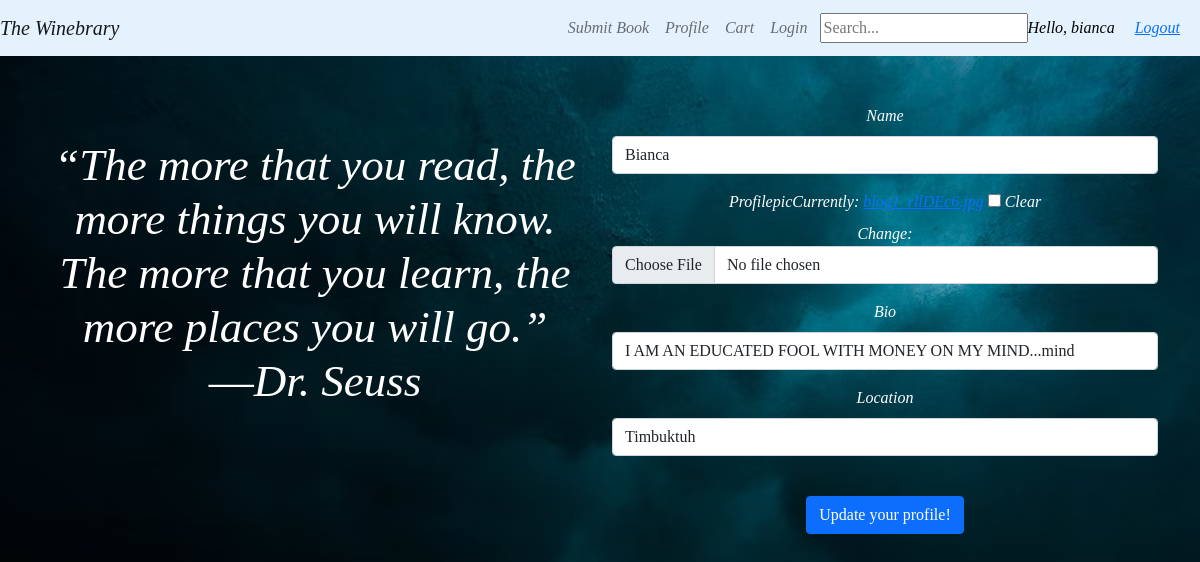
The page /updateprofile/ (signed in) on the database its author committed.
### library/models.py (models this page shows, shortened)
class Profile(models.Model):
  user = models.OneToOneField(User, on_delete = models.CASCADE, null=True, blank=True)
  name =  models.CharField(max_length=200, null=True)
  profilepic = models.ImageField(null=True, blank=True)
  email =  models.EmailField(max_length=300, editable=False)
  bio = models.CharField(max_length=500)
  location = models.CharField(max_length=100, default="")
  token = models.IntegerField(default=1, editable=False)

### library/views.py (the view)
# urls.py: path('updateprofile/',views.updateprofile, name='updateprofile'),
@login_required(login_url='login')
def updateprofile(request):
    current_user = request.user
    profiles = Profile.objects.filter(user_id = current_user.id).all()
    books =Book.objects.filter(user_id = current_user.id).all()
    wishlist, created = Wishlist.objects.get_or_create(user=current_user.profile)
    wishitems = wishlist.wishlistitem_set.all()
    if request.method == 'POST':
        form = ProfileForm(request.POST, request.FILES, instance=request.user.profile)
        if form.is_valid():
            form.save()
            return redirect('profile')
    else:
        form = ProfileForm(instance=request.user.profile)
    return render(request, 'updateprofile.html', {"current_user":current_user,"books":books,"wishitems":wishitems, "profiles":profiles, 'form':form})

### library/forms.py
class ProfileForm(forms.ModelForm):
    class Meta:
        model = Profile
        exclude = ('user',)
        fields= '__all__'

### library/templates/updateprofile.html (shortened to what this page needs)
{%extends 'index.html'%}
{% load bootstrap3 %}
{% load static %}
{% block content %}
{% block navbar %}
    {% include 'navbar.html' %}
{% endblock %}
<div class="container">
  <div class="row">
    <body class="sub" style="background-image:url(/static/images/BCG1.avif)" height="100vh" >
       <div class="col-lg-6 col-md-6 col-sm-6">
          <h4 class="profile-text">“The more that you read, the more things you will know. The more that you learn, the more places you will go.” <br> ―Dr. Seuss</h3>
       </div>
       <div class="col-lg-6 col-md-6 col-sm-6">
          <div class="sub-body">
            <br> <br>
              <form action=" {% url 'updateprofile'%}" method="POST" enctype="multipart/form-data">
                  {% bootstrap_form form %}
                  <div class="form-group text-center">
                      <input type="submit" class="m-4 btn btn-primary login-btn" value="Update your profile!">
                  </div>
              </form>
          </div>
       </div>
      </body>
  </div>
</div>
{% endblock %}

### library/templates/navbar.html (shortened to what this page needs)
{%extends 'index.html'%}
{% load static %}
{% load bootstrap3%}
{% block content%}
<nav class="navbar navbar-expand-lg navbar-light" style="background-color: #e3f2fd;">
  <div class="container-fluid">
    <a class="navbar-brand" href="{% url 'index' %}">The Winebrary</a>
    <div class="collapse navbar-collapse" id="navbarNavAltMarkup">
      <ul class="navbar-nav ms-auto px-1">
        <li class="nav-item">
          <a class="nav-link" href="{% url 'submit' %}">Submit Book</a>
          </li>
        <li class="nav-item">
        <a class="nav-link" href="{% url 'profile' %}"> Profile </a>
        </li>
        <li class="nav-item">
          <a class="nav-link" href="{% url 'swap' %}">Cart </a>
          </li>
        <li class="nav-item">
          <a class="nav-link" href="{% url 'login' %}">Login</a>
          </li>
      </ul>
      <form action="{% url 'search' %}" method="GET">
        <input name="q" type="text" placeholder="Search...">
      </form>
      <span class="hi"> Hello, {{request.user}} </span>
      <span class="hi"> <a href="{% url 'logout' %}"> Logout </a> </span>
    </div>
  </div>
</nav>
{% endblock %}

### static/css/index.css (style rules this page uses)
* { font-family: 'Ubuntu'; }
.container-fluid { margin: 0px; padding:0px ; }
.sub { color: white; text-align: center; font-style: italic; }
.profile-text { font-size: 45px; margin-top: 15%; }

### library/templates/navbar.html (style rules this page uses)
.hi { margin-right: 20px; color: black; text-decoration: none; }

### rows shown on the page
Profile: name "Bianca", bio "I AM AN EDUCATED FOOL WITH MONEY ON MY MIND...mind", location "Timbuktuh"

### other values the page prints
{{ request.user }} "bianca"
